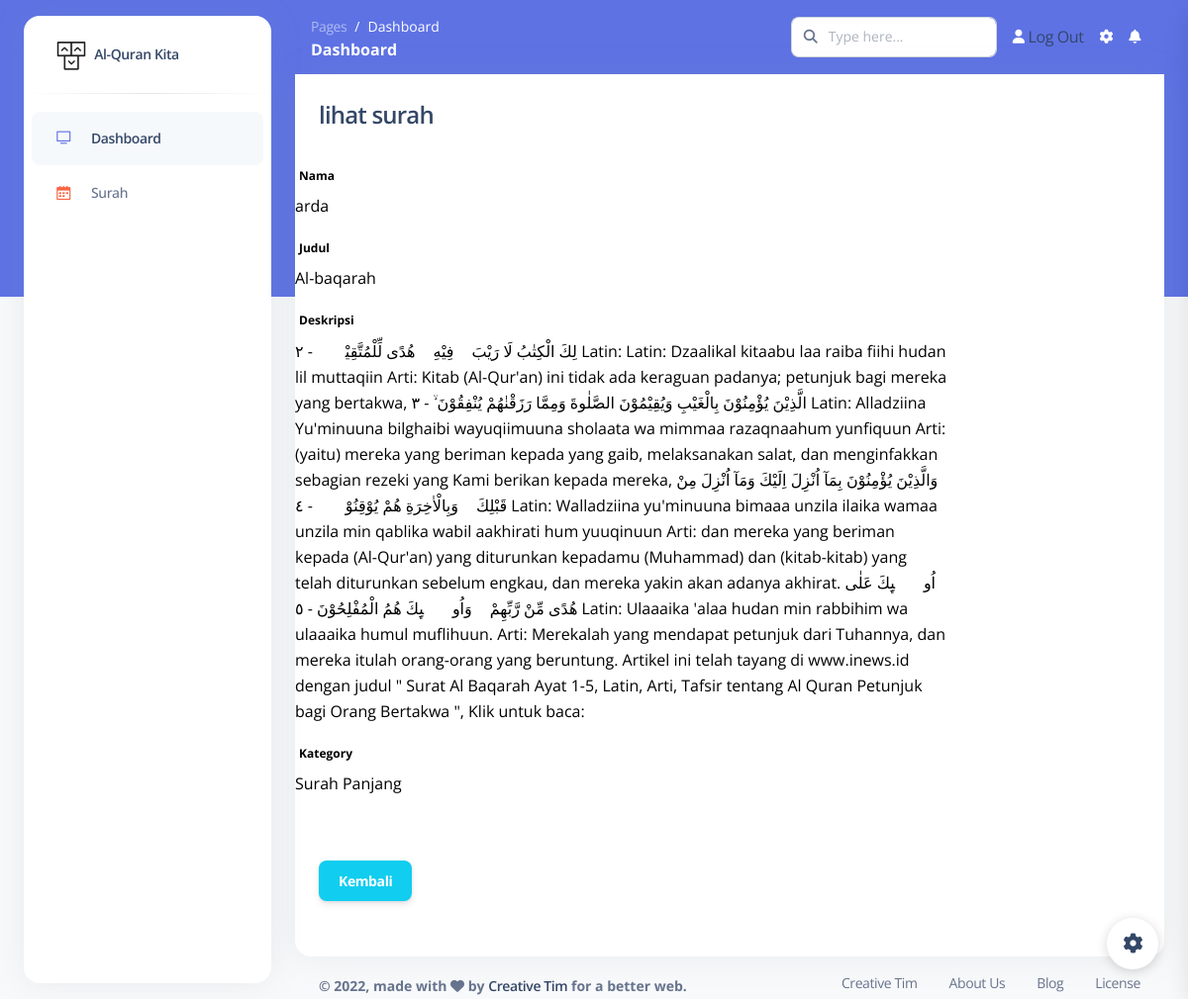
The page /dashboard/surah/lihat/8 on the database its author committed.
### blog/models.py (models this page shows, shortened)
class Surah(models.Model):
    nama = models.CharField(max_length=100, blank=True, null=True)
    judul = models.CharField(max_length=100)
    body = models.TextField()
    kategory = models.ForeignKey(Kategori, on_delete=models.CASCADE)
    date = models.DateTimeField(auto_now_add=True)
    class Meta:
        ordering = ['-date']
        verbose_name_plural = "Surah"

class Kategori(models.Model):
    nama = models.CharField(max_length=20)
    def __str__(self):
        return self.nama
    class Meta:
        verbose_name_plural = "Kategori"

### blog/views.py (the view)
# urls.py: path('surah/lihat/<str:id>', lihat_surah, name='lihat_surah'),
def lihat_surah(request, id):
    template_name = "back/lihat_surah.html"
    surah = Surah.objects.get(id=id)
    context = {
        'title':'lihat surah',
        'surah': surah,
    }
    return render(request, template_name, context)

### templates/back/lihat_surah.html (shortened to what this page needs)
{% extends 'back/base.html' %}
{% block content %}
<div class="content">
    <div class="container-fluid">
        <div class="row">
            <div class="col-md-12">
                <div class="card">
                    <form class="form-horizontal" method="POST">
                        <div class="card-header">
                            <h4 class="card-title">
                                {{title}}
                            </h4>
                        </div>
                        <div class="card-content">
                            <div class="form-group">
                                <label class="col-md-3 control-label"><b style="color:black;">Nama</label>
                                <div class="col-md-9">
                                    <p>{{surah.nama}}</p>
                                </div>
                        </div>
                            <div class="form-group">
                                <label class="col-md-3 control-label"><b style="color:black;">Judul</label>
                                <div class="col-md-9">
                                    <p>{{surah.judul}}</p>
                                </div>
                        </div>
                            <div class="form-group">
                                <label class="col-md-3 control-label"><b style="color:black;">Deskripsi</label>
                                <div class="col-md-9">
                                   <p>{{surah.body}}</p>
                                </div>
                        </div>
                            <div class="form-group">
                                <label class="col-md-3 control-label"><b style="color:black;">Kategory</b></label>
                                <div class="col-md-9">
                                  <p>{{surah.kategory}}</p>
                                    </div>
                                </div>
                        </div>
                        <div class="card-footer text-right">
                            <div class="form-group">
                                <div class="col-md-9">
                                    <a class="btn btn-info" href="{% url 'surah' %}">Kembali</a>
                                </div>
                            </div>
                        </div>
                    </form>
                </div>
            </div>
        </div>
{% endblock content %}

### rows shown on the page
Surah: nama "arda", judul "Al-baqarah", body "لِكَ الْكِتٰبُ لَا رَيْبَ ۛ فِيْهِ ۛ هُدًى لِّلْمُتَّقِيْنَۙ - ٢ Latin: Latin: Dzaalikal kitaabu laa raiba fiihi hudan lil muttaqiin Arti: Kitab (Al-Qur'an) ini tidak ada keraguan padanya; petunjuk bagi mereka yang bertakwa, الَّذِيْنَ يُؤْمِنُوْنَ بِالْغَيْبِ وَيُقِيْمُوْنَ الصَّلٰوةَ وَمِمَّا رَزَقْنٰهُمْ يُنْفِقُوْنَ ۙ - ٣ Latin: Alladziina Yu'minuuna bilghaibi wayuqiimuuna sholaata wa mimmaa razaqnaahum yunfiquun Arti: (yaitu) mereka yang beriman kepada yang gaib, melaksanakan salat, dan menginfakkan sebagian rezeki yang Kami berikan kepada mereka, وَالَّذِيْنَ يُؤْمِنُوْنَ بِمَآ اُنْزِلَ اِلَيْكَ وَمَآ اُنْزِلَ مِنْ قَبْلِكَ ۚ وَبِالْاٰخِرَةِ هُمْ يُوْقِنُوْنَۗ - ٤ Latin: Walladziina…", kategory "Surah Panjang"

### other values the page prints
{{ title }} "lihat surah"
